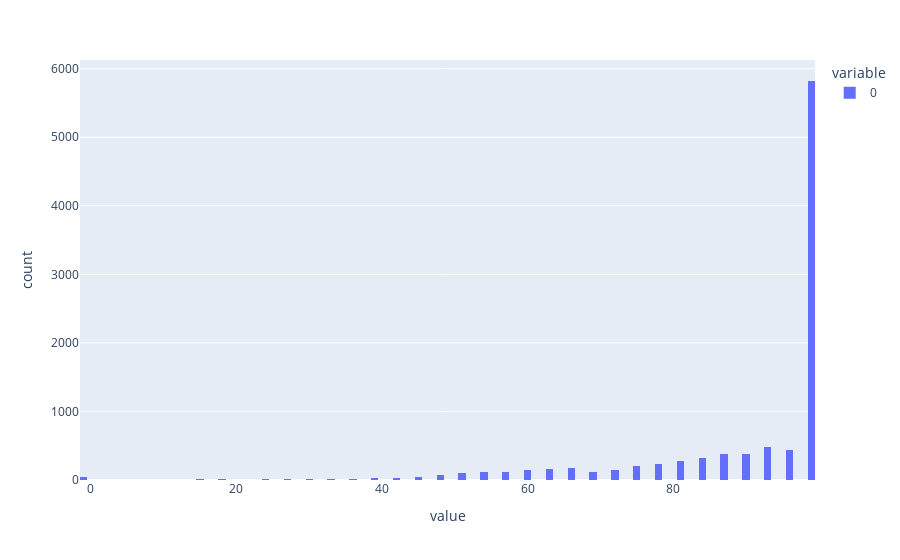

The cell this chart's notebook holds for it:
### Code cell
px.histogram(gq.flatten()[:10_000])

### Figure 1 — Plotly figure (JSON) as saved in the notebook; plotly's stock layout.template omitted (floating-point values rounded to 4 significant figures; data arrays with more than 128 entries replaced by an {"elided": "..."} marker saying what was removed)
{"data": [{"alignmentgroup": "True", "bingroup": "x", "hovertemplate": "variable=0<br>value=%{x}<br>count=%{y}<extra></extra>", "legendgroup": "0", "marker": {"color": "#636efa", "pattern": {"shape": ""}}, "name": "0", "offsetgroup": "0", "orientation": "v", "showlegend": true, "type": "histogram", "x": {"elided": "10000 int values"}, "xaxis": "x", "yaxis": "y"}], "layout": {"barmode": "relative", "legend": {"title": {"text": "variable"}, "tracegroupgap": 0}, "margin": {"t": 60}, "xaxis": {"anchor": "y", "domain": [0, 1], "title": {"text": "value"}}, "yaxis": {"anchor": "x", "domain": [0, 1], "title": {"text": "count"}}}}
